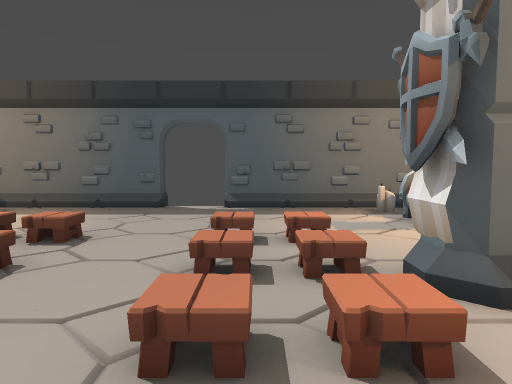
[1] (above)

14 first-person views from a walk through a Godot game level. The camera is 1.3 m above the floor, tilts 4° down and sees 70° across. The floor is counted in squares, 1 m on a side. Each view is taken from the middle of a square. On the plan, view 1 faces up. The plan holds only what a view shows up to about 15 squares ahead; the rest is blank.

[2]
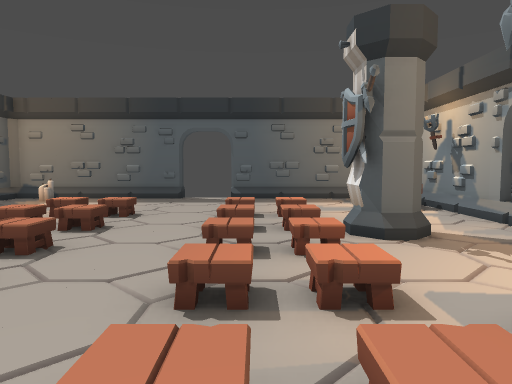

[3]
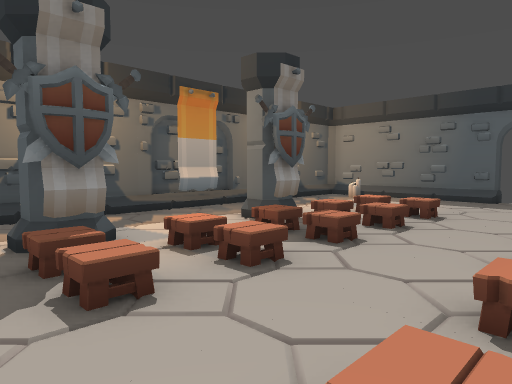

[4]
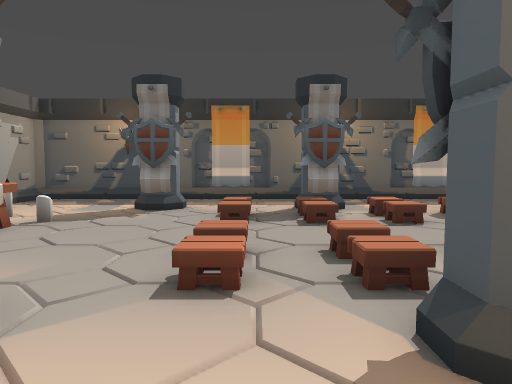

[5]
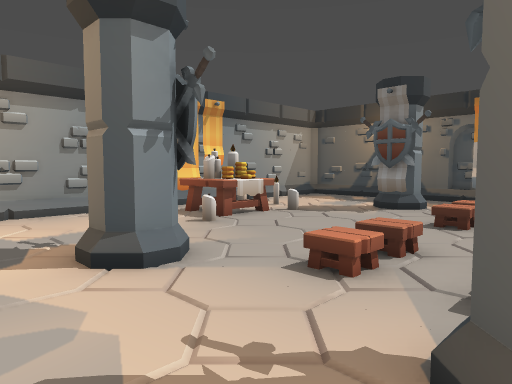

[6]
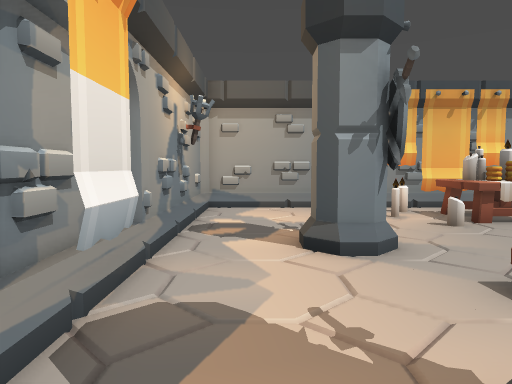

[7]
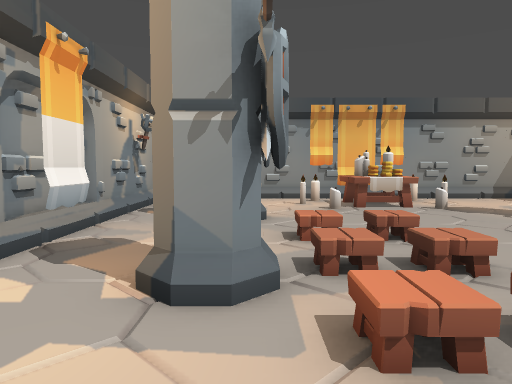

[8]
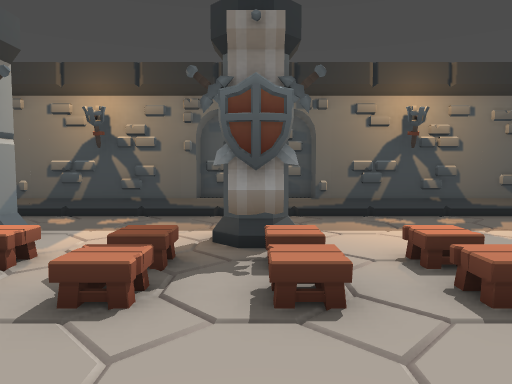

[9]
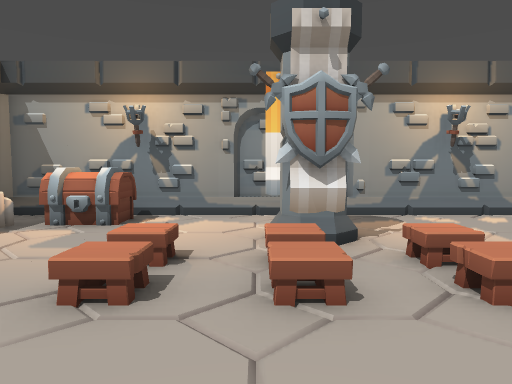

[10]
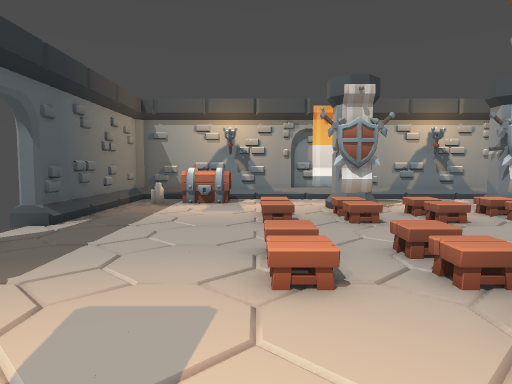

[11]
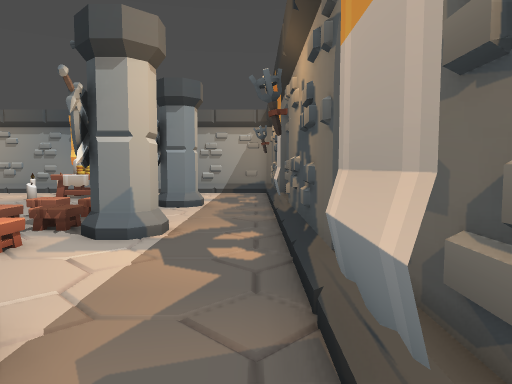

[12]
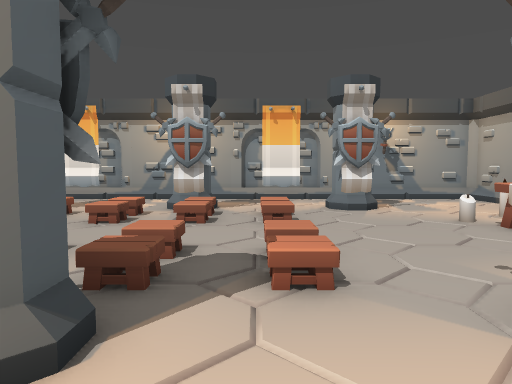

[13]
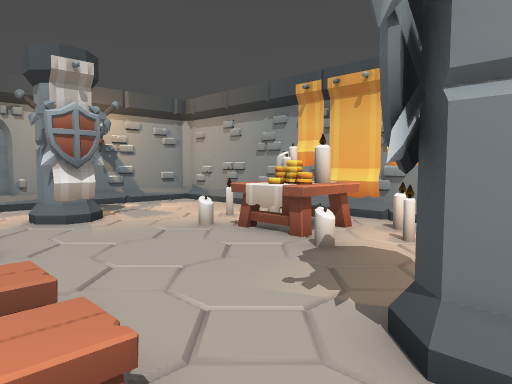

[14]
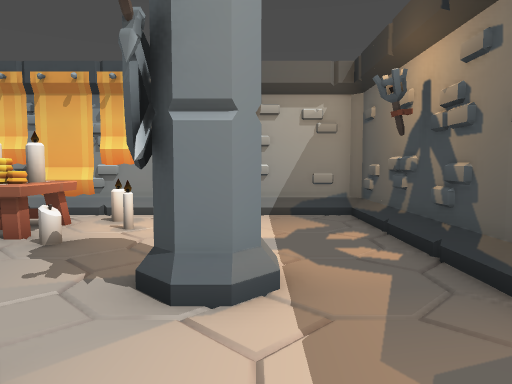

### Floor plan
Key: @ floor where view 1 was taken; # wall or solid block; x gap in a wall; . floor; / step, stairs or slope; ^ raised ledge; C candle; H chest; P pillar; I coin; O other object.
Columns run from 10 left of view 1 to 6 right of it. Each row starts with its distance up from view 1.
 12 #######x x#######
 11 #...............#
 10 #.C...........C.#
  9 #.............HH#
  8 #.............HH#
  7 #....///.///....#
  6 #....///.///....#
  5 #....///.///....#
  4 #..#P///.///P#..#
  3 #....///.///....#
  2 #....///.///....#
  1 #....///.///....#
  0 #....///./@/....#
 -1 #..#P///.///P#..#
 -2 #....///.///....#
 -3 #....///.///....#
 -4 #....///.///....#
 -5 #...............#
 -6 #..#P.......P#..#
 -7 #...............#
 -8 #.....O.I.O.....#
 -9 #.....CICCC.....#
-10 #......CC^......#
-11 #.....C   C.....#
-12 #################

Positions as (right, up) in squares from view 1, and headings:
1: (0, 0), facing up
2: (0, -3), facing up
3: (0, -3), facing up-left
4: (5, -3), facing left
5: (5, -1), facing down-left
6: (4, 0), facing down
7: (2, 3), facing down
8: (0, 4), facing left
9: (-4, 5), facing right
10: (-9, 7), facing right
11: (-9, 6), facing down
12: (-9, -3), facing right
13: (-7, -3), facing down-right
14: (-7, -2), facing down
